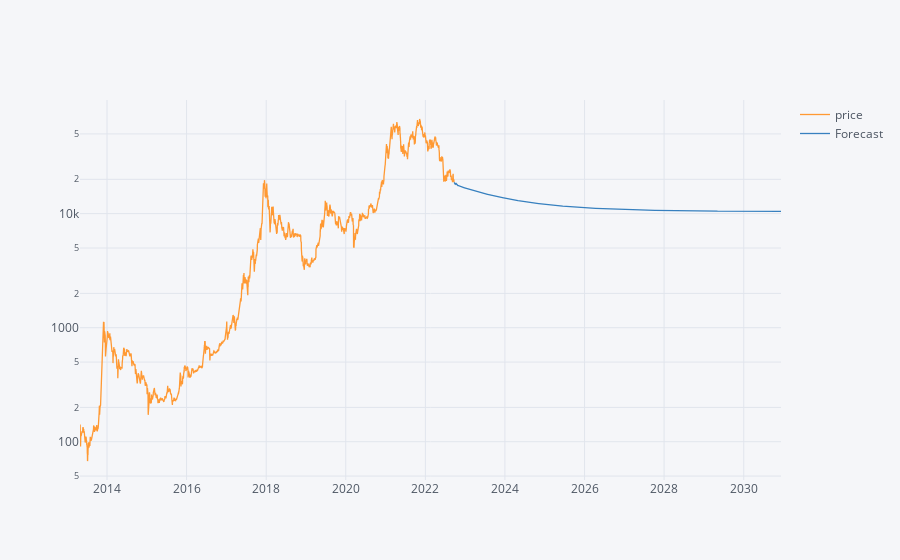

Write notebook code for a chart like this one.
### Code cell
# using plotly 
result = df.join(fcast, how='outer')
result[['price','Forecast']].iplot(logy=True)

### Figure 1 — Plotly figure (JSON) as saved in the notebook; plotly's stock layout.template omitted (floating-point values rounded to 4 significant figures; data arrays with more than 128 entries replaced by an {"elided": "..."} marker saying what was removed)
{"data": [{"line": {"color": "rgba(255, 153, 51, 1.0)", "dash": "solid", "shape": "linear", "width": 1.3}, "mode": "lines", "name": "price", "text": "", "type": "scatter", "x": {"elided": "6435 str values"}, "y": {"elided": "6435 mixed values"}}, {"line": {"color": "rgba(55, 128, 191, 1.0)", "dash": "solid", "shape": "linear", "width": 1.3}, "mode": "lines", "name": "Forecast", "text": "", "type": "scatter", "x": {"elided": "6435 str values"}, "y": {"elided": "6435 mixed values"}}], "layout": {"legend": {"bgcolor": "#F5F6F9", "font": {"color": "#4D5663"}}, "paper_bgcolor": "#F5F6F9", "plot_bgcolor": "#F5F6F9", "title": {"font": {"color": "#4D5663"}}, "xaxis": {"gridcolor": "#E1E5ED", "showgrid": true, "tickfont": {"color": "#4D5663"}, "title": {"font": {"color": "#4D5663"}, "text": ""}, "zerolinecolor": "#E1E5ED"}, "yaxis": {"gridcolor": "#E1E5ED", "showgrid": true, "tickfont": {"color": "#4D5663"}, "title": {"font": {"color": "#4D5663"}, "text": ""}, "type": "log", "zerolinecolor": "#E1E5ED"}}}
